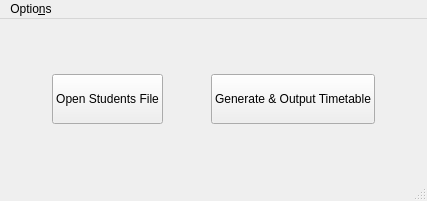
<?xml version="1.0" encoding="UTF-8"?>
<ui version="4.0">
 <class>MainWindow</class>
 <widget class="QMainWindow" name="MainWindow">
  <property name="geometry">
   <rect>
    <x>0</x>
    <y>0</y>
    <width>427</width>
    <height>201</height>
   </rect>
  </property>
  <property name="windowTitle">
   <string>MainWindow</string>
  </property>
  <widget class="QWidget" name="centralwidget">
   <layout class="QVBoxLayout" name="verticalLayout">
    <property name="sizeConstraint">
     <enum>QLayout::SetMinimumSize</enum>
    </property>
    <item>
     <layout class="QHBoxLayout" name="horizontalLayout">
      <item>
       <spacer name="horizontalSpacer_3">
        <property name="orientation">
         <enum>Qt::Horizontal</enum>
        </property>
        <property name="sizeType">
         <enum>QSizePolicy::MinimumExpanding</enum>
        </property>
        <property name="sizeHint" stdset="0">
         <size>
          <width>20</width>
          <height>20</height>
         </size>
        </property>
       </spacer>
      </item>
      <item>
       <widget class="QPushButton" name="open_button">
        <property name="minimumSize">
         <size>
          <width>0</width>
          <height>50</height>
         </size>
        </property>
        <property name="text">
         <string>Open Students File</string>
        </property>
       </widget>
      </item>
      <item>
       <spacer name="horizontalSpacer_2">
        <property name="orientation">
         <enum>Qt::Horizontal</enum>
        </property>
        <property name="sizeType">
         <enum>QSizePolicy::MinimumExpanding</enum>
        </property>
        <property name="sizeHint" stdset="0">
         <size>
          <width>20</width>
          <height>20</height>
         </size>
        </property>
       </spacer>
      </item>
      <item>
       <widget class="QPushButton" name="write_button">
        <property name="enabled">
         <bool>true</bool>
        </property>
        <property name="minimumSize">
         <size>
          <width>0</width>
          <height>50</height>
         </size>
        </property>
        <property name="text">
         <string>Generate &amp;&amp; Output Timetable</string>
        </property>
       </widget>
      </item>
      <item>
       <spacer name="horizontalSpacer">
        <property name="orientation">
         <enum>Qt::Horizontal</enum>
        </property>
        <property name="sizeType">
         <enum>QSizePolicy::MinimumExpanding</enum>
        </property>
        <property name="sizeHint" stdset="0">
         <size>
          <width>20</width>
          <height>20</height>
         </size>
        </property>
       </spacer>
      </item>
     </layout>
    </item>
   </layout>
  </widget>
  <widget class="QMenuBar" name="menubar">
   <property name="geometry">
    <rect>
     <x>0</x>
     <y>0</y>
     <width>427</width>
     <height>27</height>
    </rect>
   </property>
   <widget class="QMenu" name="menuOptions">
    <property name="title">
     <string>Optio&amp;ns</string>
    </property>
    <addaction name="actionIncludeTeachers"/>
    <addaction name="actionCreateTemplate"/>
   </widget>
   <addaction name="menuOptions"/>
  </widget>
  <widget class="QStatusBar" name="statusbar"/>
  <action name="actionIncludeTeachers">
   <property name="checkable">
    <bool>true</bool>
   </property>
   <property name="checked">
    <bool>true</bool>
   </property>
   <property name="text">
    <string>&amp;Include Teachers</string>
   </property>
   <property name="toolTip">
    <string>Ensure that no teachers have two subjects per period</string>
   </property>
  </action>
  <action name="actionCreateTemplate">
   <property name="text">
    <string>&amp;Create template students file</string>
   </property>
   <property name="toolTip">
    <string>Create an empty file to input student data to</string>
   </property>
  </action>
 </widget>
 <resources/>
 <connections/>
</ui>
